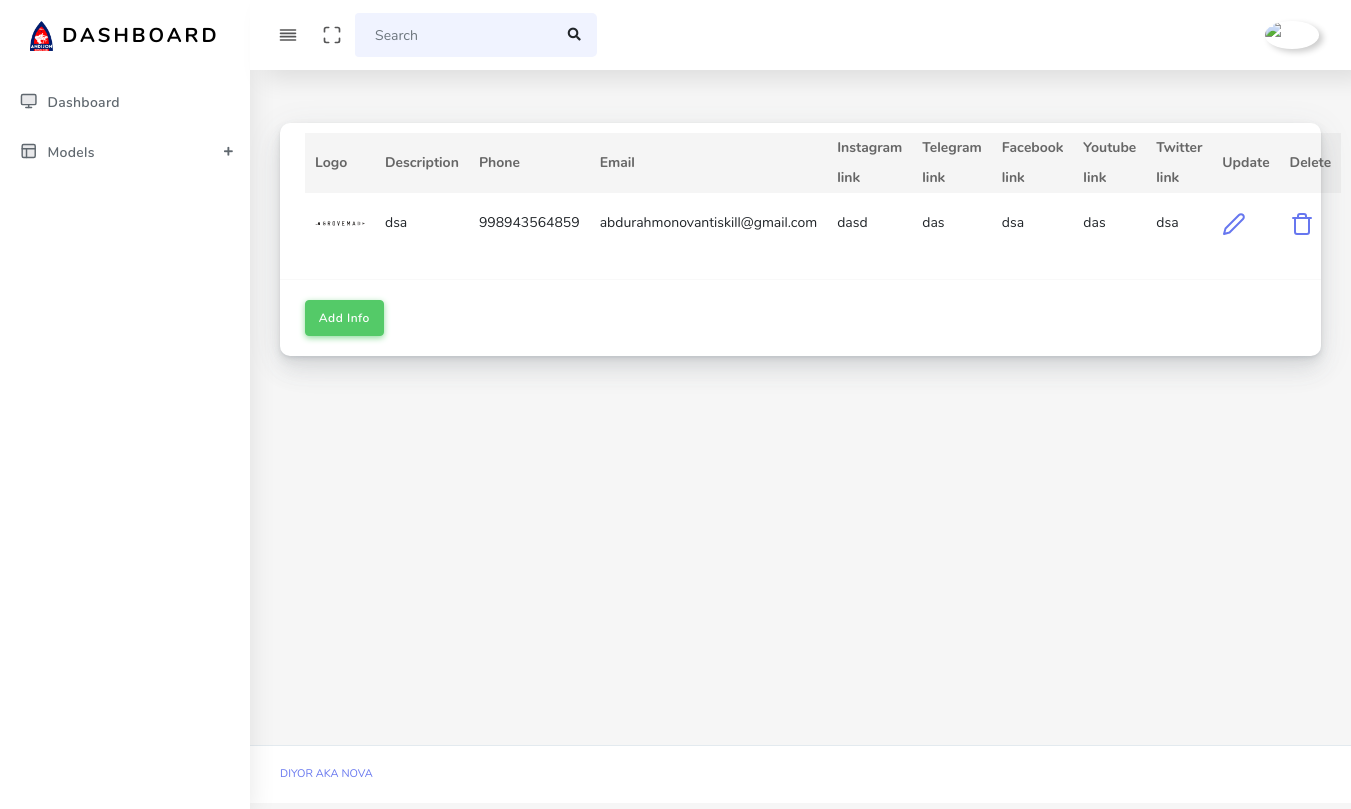
Screenshot of /info/ (signed in) with the database file from the repository.
### main/models.py (models this page shows)
class Info(models.Model):
    logo = models.ImageField(upload_to='info/')
    bio = models.TextField()
    phone = models.IntegerField()
    email = models.CharField(max_length=215)
    insta = models.URLField()
    tg = models.URLField()
    fb = models.URLField()
    yt = models.URLField()
    tw = models.URLField()

### main/views.py (the view)
# urls.py: path('info/', info_view, name='info'),
@login_required(login_url='login')
def info_view(request):
    context = {
        'info': Info.objects.all()
    }
    return render(request, 'info.html', context)

### templates/info.html
{% extends "base.html" %}
{% load static %}
{% block content %}
<div class="main-content">
    <section class="section">
        <div class="section-body">
            <div class="row">
                <div class="col-12 col-md-12 col-lg-12">
                    <div class="card">
                        <div class="card-header">
                            <table class="table table-hover">
                                <thead>
                                    <tr>
                                        <th scope="col">Logo</th>
                                        <th scope="col">Description</th>
                                        <th scope="col">Phone</th>
                                        <th scope="col">Email</th>
                                        <th scope="col">Instagram link</th>
                                        <th scope="col">Telegram link</th>
                                        <th scope="col">Facebook link</th>
                                        <th scope="col">Youtube link</th>
                                        <th scope="col">Twitter link</th>
                                        <th scope="col">Update</th>
                                        <th scope="col">Delete</th>
                                    </tr>
                                </thead>
                                <tbody>
                                    {% for i in info %}
                                        <tr>
                                            <td><img alt="{{ i.logo }}" src="{{ i.logo.url }}" class="rounded-circle" width="50" data-toggle="tooltip"></td>
                                            <td>{{ i.bio }}</td>
                                            <td>{{ i.phone }}</td>
                                            <td>{{ i.email }}</td>
                                            <td>{{ i.insta }}</td>
                                            <td>{{ i.tg }}</td>
                                            <td>{{ i.fb }}</td>
                                            <td>{{ i.yt }}</td>
                                            <td>{{ i.tw }}</td>
                                            <td><a href="{% url 'update-info' i.id %}"><i class="align-middle" data-feather="edit-2"></i></a></td>
                                            <td><a href="{% url 'delete-info' i.id %}"><i class="align-middle" data-feather="trash"></i></a></td>
                                        </tr>
                                    {% endfor %}
                                </tbody>
                            </table>
                        </div>
                        <div class="card-body">
                            <a href="{% url 'add-info' %}"><button class="btn btn-success">Add Info</button></a>
                        </div>
                    </div>
                </div>
            </div>
        </div>
    </section>
</div>
{% endblock %}

### rows the page displays
Info: logo (picture), bio "dsa", phone "998943564859", email "abdurahmonovantiskill@gmail.com", insta "dasd", tg "das", fb "dsa", yt "das", tw "dsa"
